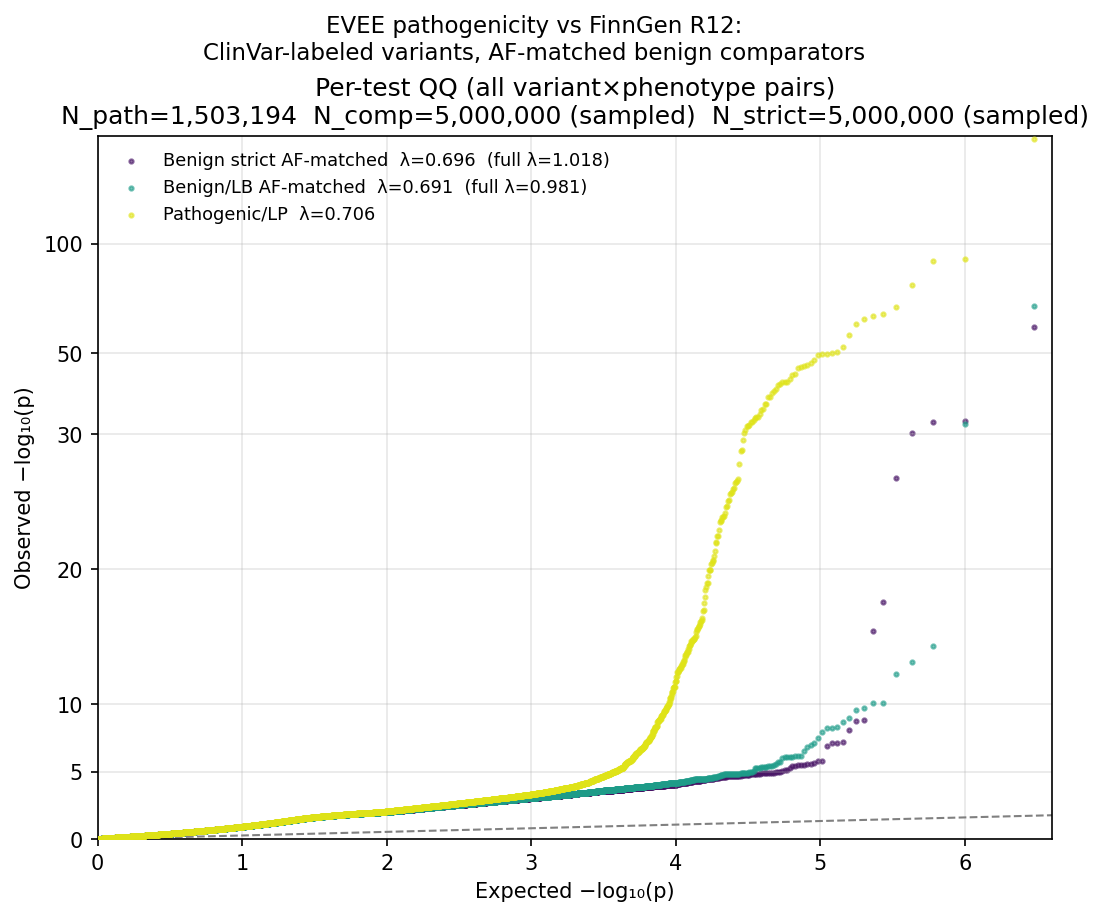

Source code (Python):
#!/usr/bin/env python3
"""Per-test QQ plot: ClinVar-labeled FinnGen R12 variants, AF-matched.

Each point is one variant-phenotype association test (no aggregation).
Reads artifacts/finngen_r12_qq_clinvar_pertest.feather.

Generate the artifact first:
    /mnt/home/ryo/variant-viewer/.venv/bin/python \\
        scripts/prepare/prepare_finngen_r12_qq_clinvar_pertest.py

Run:
    uv run python evee_resubmission_natgen/fig_finngen_r12_qq_clinvar_pertest.py
"""
from __future__ import annotations
from pathlib import Path

import matplotlib
matplotlib.use("Agg")
import matplotlib.cm as cm
import matplotlib.pyplot as plt
import matplotlib.ticker as mticker
import numpy as np
import polars as pl

ROOT     = Path(__file__).resolve().parents[1]
ARTIFACT = ROOT / "artifacts" / "finngen_r12_qq_clinvar_pertest.feather"
OUT      = Path(__file__).with_name("fig_finngen_r12_qq_clinvar_pertest.png")
OUT_SVG  = Path(__file__).with_name("fig_finngen_r12_qq_clinvar_pertest.svg")

SYMLOG_THRESH = 30.0
LINEAR_TICKS  = [0, 5, 10, 20, 30]
LOG_TICKS     = [50, 100, 200, 500, 1000, 2000, 5000]

COLOR_BENIGN_STRICT = cm.viridis(0.05)
COLOR_COMPLEMENT    = cm.viridis(0.55)
COLOR_PATHOGENIC    = cm.viridis(0.95)


def apply_log_above(ax, ymax):
    if ymax > SYMLOG_THRESH:
        ax.set_yscale("symlog", linthresh=SYMLOG_THRESH, linscale=1.0)
        ticks = [t for t in LINEAR_TICKS + LOG_TICKS if t <= ymax * 1.05]
    else:
        ticks = [t for t in LINEAR_TICKS if t <= ymax * 1.05]
    ax.yaxis.set_major_locator(mticker.FixedLocator(ticks))
    ax.yaxis.set_major_formatter(mticker.FuncFormatter(lambda v, _: f"{int(v)}"))
    ax.yaxis.set_minor_locator(mticker.NullLocator())


def apply_qq_axes(ax, all_expected, all_observed):
    xmax = float(np.nanmax(all_expected)) * 1.02
    ymax = float(np.nanmax(all_observed))
    ax.set_xlim(0, xmax)
    ax.set_ylim(0, ymax * 1.02)
    ax.plot([0, max(xmax, ymax)], [0, max(xmax, ymax)], "--", color="gray", lw=1)
    apply_log_above(ax, ymax)


def get_group(df: pl.DataFrame, group: str):
    sub = df.filter(pl.col("group") == group)
    return (sub["expected"].to_numpy(),
            sub["observed"].to_numpy(),
            float(sub["lambda_gc"][0]),
            float(sub["lambda_gc_full"][0]),
            int(sub["n_variants"][0]))


def main():
    if not ARTIFACT.exists():
        raise FileNotFoundError(
            f"Artifact not found: {ARTIFACT}\n"
            "Run: scripts/prepare/prepare_finngen_r12_qq_clinvar_pertest.py"
        )

    df = pl.read_ipc(ARTIFACT)
    K  = int(df["K"][0])

    xa, ya, lp, _,   np_ = get_group(df, "pathogenic")
    xc, yc, lc, lcf, nc  = get_group(df, "benign_comp")
    xs, ys, ls, lsf, ns  = get_group(df, "benign_strict")

    fig, ax = plt.subplots(figsize=(7, 6), constrained_layout=True)

    ax.scatter(xs, ys, s=4, alpha=0.6, color=COLOR_BENIGN_STRICT,
               label=f"Benign strict AF-matched  λ={ls:.3f}  (full λ={lsf:.3f})",
               rasterized=True, zorder=1)
    ax.scatter(xc, yc, s=4, alpha=0.6, color=COLOR_COMPLEMENT,
               label=f"Benign/LB AF-matched  λ={lc:.3f}  (full λ={lcf:.3f})",
               rasterized=True, zorder=2)
    ax.scatter(xa, ya, s=4, alpha=0.6, color=COLOR_PATHOGENIC,
               label=f"Pathogenic/LP  λ={lp:.3f}",
               rasterized=True, zorder=3)

    apply_qq_axes(ax,
                  np.concatenate([xa, xc, xs]),
                  np.concatenate([ya, yc, ys]))
    ax.set_xlabel("Expected −log₁₀(p)")
    ax.set_ylabel("Observed −log₁₀(p)")
    ax.set_title(
        f"Per-test QQ (all variant×phenotype pairs)\n"
        f"N_path={np_:,}  N_comp={nc:,} (sampled)  N_strict={ns:,} (sampled)"
    )
    ax.legend(loc="upper left", fontsize=8.5, frameon=False)
    ax.grid(alpha=0.3)

    fig.suptitle(
        "EVEE pathogenicity vs FinnGen R12:\n"
        "ClinVar-labeled variants, AF-matched benign comparators",
        fontsize=11,
    )
    fig.savefig(OUT,     dpi=150, bbox_inches="tight")
    fig.savefig(OUT_SVG, bbox_inches="tight")
    print(f"Saved {OUT}")
    print(f"Saved {OUT_SVG}")


if __name__ == "__main__":
    main()
